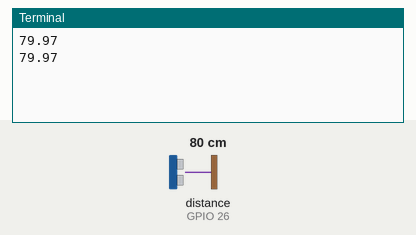
Recording of a program running on a simulated Raspberry Pi (BCM pin numbers). On the bench: the last lines printed to the terminal. The inputs (shaded band) are chosen by the test bench; at power-on: distance to the obstacle (sensor on GPIO 26) 80 cm. The echo pulse lasts 58.3 µs per cm; the clock reads 2024-03-15 10:24:30 at power-on unless the program sets it.

Above: at 1.2 s.
1.3 s: distance to the obstacle (sensor on GPIO 26) set to 2 cm
At 2.4 s:
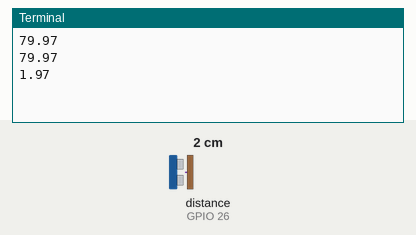
2.8 s: distance to the obstacle (sensor on GPIO 26) set to 4 cm
At 3.8 s:
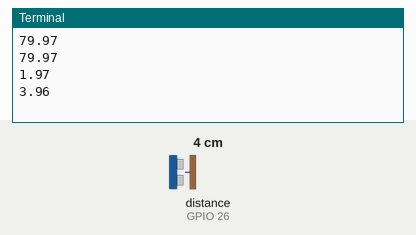
Timing chart, 0 to 5.8 s (numbered marks = the images above; inputs shaded):
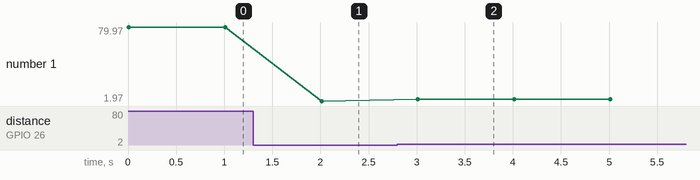

The program:

measure_distance.py
```python
#!/usr/bin/python3
#encoding=utf-8

import time
import RPi.GPIO as GPIO

class MyGPIO():
    init_count = 0
    mode = GPIO.BCM

    def __init__(self, idx, init_with_output, init_with_high=False):
        if MyGPIO.init_count == 0:
            GPIO.setmode(MyGPIO.mode)
        MyGPIO.init_count += 1

        if init_with_output: # 只有在输出的时候才可能会设置输出为高/低
            initial_status = GPIO.HIGH if init_with_high else GPIO.LOW
            GPIO.setup(idx, GPIO.OUT, initial=initial_status)
        else:
            GPIO.setup(idx, GPIO.IN)
        self.idx = idx

    def __del__(self):
        MyGPIO.init_count -= 1
        if MyGPIO.init_count == 0:
            GPIO.cleanup()

    def high(self):
        GPIO.output(self.idx, GPIO.HIGH)

    def low(self):
        GPIO.output(self.idx, GPIO.LOW)

    def input(self):
        return GPIO.input(self.idx)


class Measure():
    def __init__(self, idx1, idx2):
        self.trig = MyGPIO(idx1, init_with_output=True, init_with_high=False)
        self.echo = MyGPIO(idx2, init_with_output=False)

    def measure(self):
        self.trig.high()
        time.sleep(0.00001) #1us
        self.trig.low()

    	#start recording
        while self.echo.input() == 0:
            pass
        start=time.time()

    	#end recording
        while self.echo.input() == 1:
            pass
        end=time.time()

        #compute distance
        return round((end - start) * 343 / 2 * 100, 2)


def main():
    m = Measure(19, 26)
    while True:
        print(m.measure())
        time.sleep(1)

if __name__ == "__main__":
     main()
```

Measured:
- after the input at 1.3 s, the terminal: prints a new line after 0.71 s (image 1)
- after the input at 2.8 s, the terminal: prints a new line after 0.21 s (image 2)
- plotted number 1: 79.97 → 1.97 after the input at 1.3 s, 1.97 → 3.96 after the input at 2.8 s
